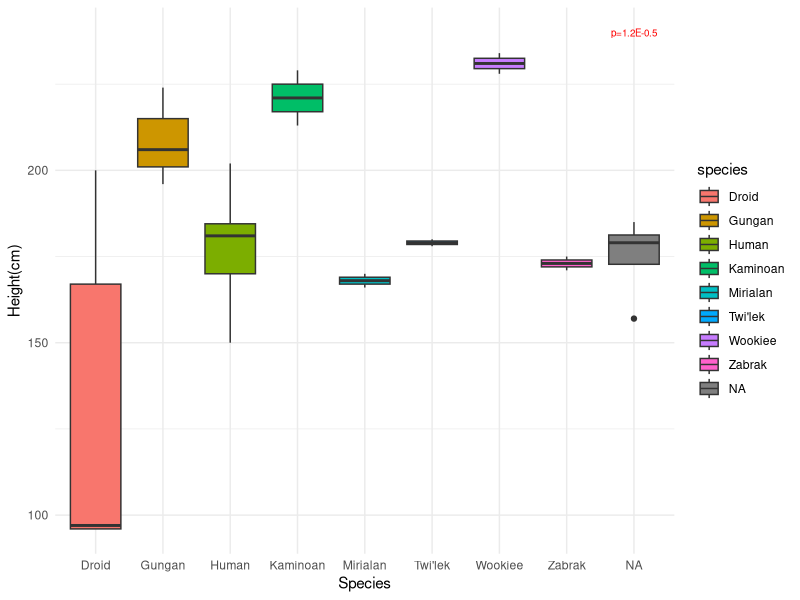
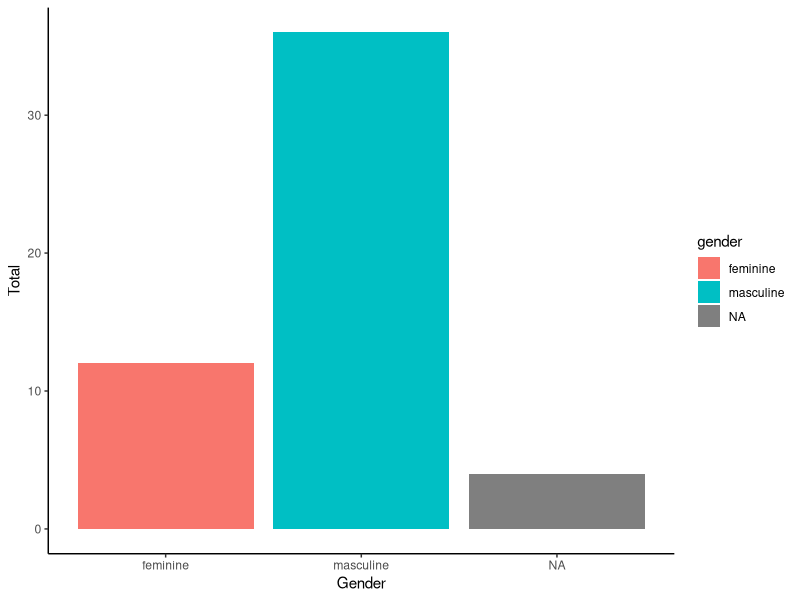
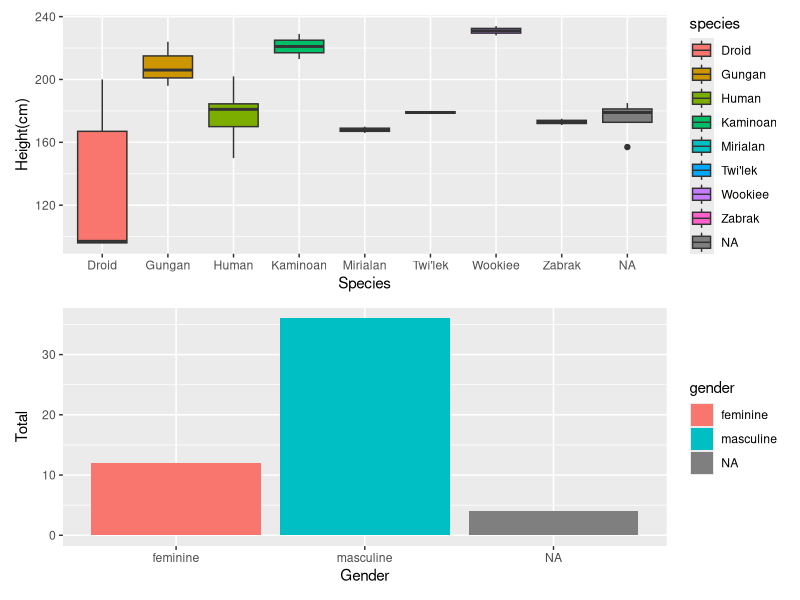

The R script that drew these images, in order:
## ---- chunk 1
library(tidyverse)
data("starwars")

SWSpecies <- starwars %>%
  group_by(species) %>%
  summarize(TotalN=n()) %>%
  filter(TotalN >1) %>%
  select(species)

starwars1 <-starwars %>%
  filter(species %in% SWSpecies$species)
glimpse(starwars1)
## ---- chunk 2
starwars2 <- starwars1 %>% drop_na(height)
## ---- chunk 3
p1<- ggplot(data=starwars2, mapping=aes(x=species, y=height, fill=species)) + 
  geom_boxplot() + 
  xlab("Species") +
  ylab("Height(cm)")
p1 + theme_minimal() + annotate("text", x=NA, y=240, label = "p=1.2E-0.5", colour = "red", size = 2.5)
## ---- chunk 4
p2<- ggplot(data=starwars2, mapping=aes(x=gender, fill=gender)) + 
  geom_bar ()+
  xlab("Gender") +
  ylab("Total")
p2 + theme_classic()
## ---- chunk 5
library(patchwork)
p1/p2 + plot_layout(widths=c(70,20))
